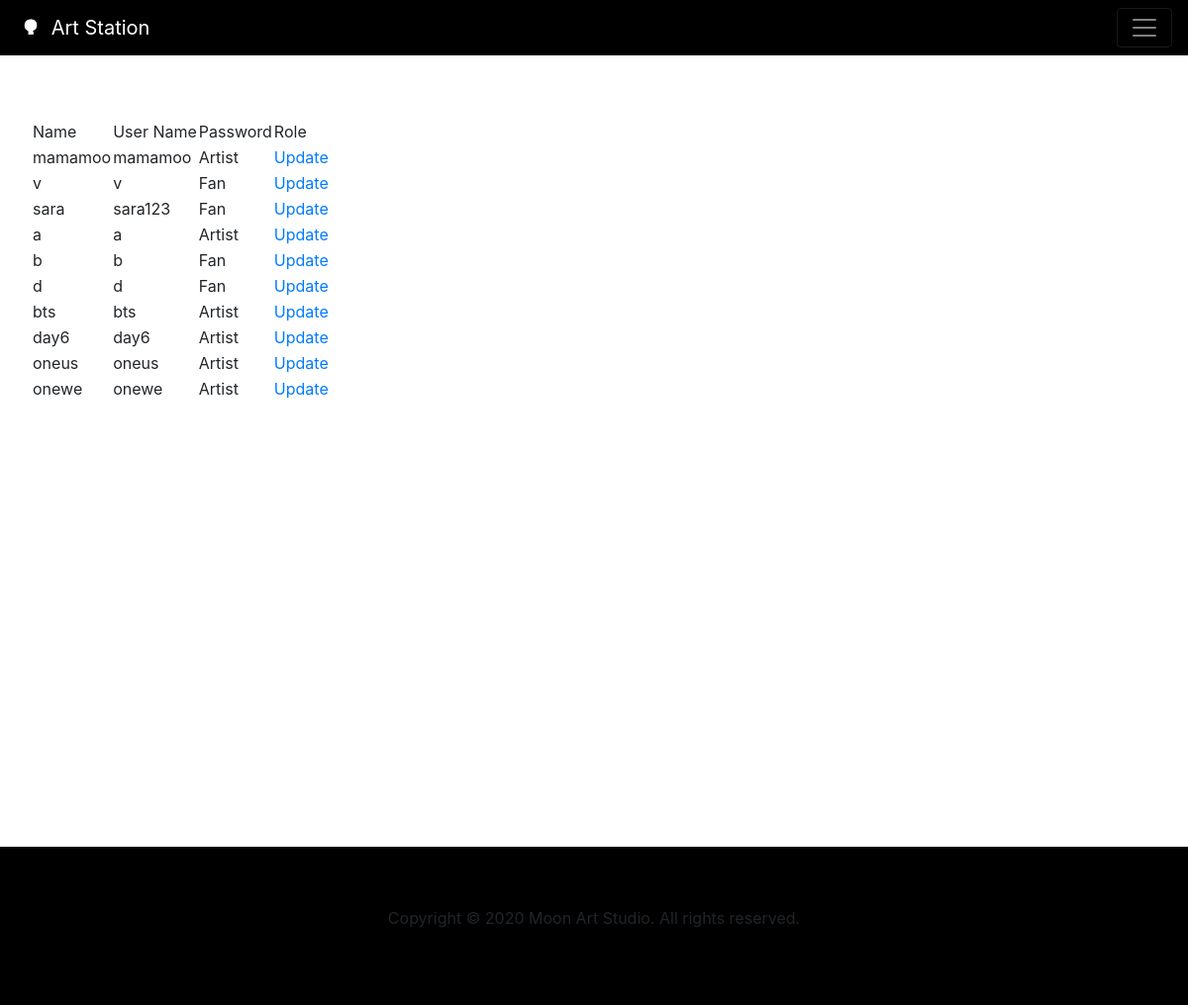
/updateuser.php, run on the app's committed database.
### tables this page shows
CREATE TABLE `user_info` (
  `id` int(20) NOT NULL,
  `name` varchar(20) NOT NULL,
  `username` varchar(20) NOT NULL,
  `password` varchar(20) NOT NULL,
  `role` set('Artist','Fan') NOT NULL DEFAULT 'Fan'
);

### updateuser.php (the view, shortened to what this page needs)
<?php
include_once 'database2.php';
$result = mysqli_query($conn,"SELECT * FROM user_info ");
?>
<!DOCTYPE html>
<html lang="en">
<head>
    <link rel="stylesheet" href="css/bootstrap.min.css">
    <link rel="stylesheet" href="custom.css">
<link href="/docs/4.5/dist/css/bootstrap.min.css" rel="stylesheet">
</head>
<body>
    <nav class="navbar navbar-dark navbar-custom">
        <a class="navbar-brand" href="index.html">
            <img src="img/light.gif" width="30" height="30" class="d-inline-block align-top" alt="" loading="lazy">
            Art Station
        </a>
        <button class="navbar-toggler" type="button" data-toggle="collapse" data-target="#navbarText" aria-controls="navbarText" aria-expanded="false" aria-label="Toggle navigation">
            <span class="navbar-toggler-icon"></span>
          </button>
    </nav>
    <div class="jumbotron" id="filldiv">
<table>
<tr>
<td>Name</td>
<td>User Name</td>
<td>Password</td>
<td>Role</td>
</tr>
<?php
$i=0;
while($row = mysqli_fetch_array($result)) {
if($i%2==0)
$classname="even";
else
$classname="odd";
?>
<tr class="<?php if(isset($classname)) echo $classname;?>">
<td><?php echo $row["name"]; ?></td>
<td><?php echo $row["username"]; ?></td>
<td><?php echo $row["role"]; ?></td>
<td><a href="updateuser-process.php?username=<?php echo $row["username"]; ?>">Update</a></td>
</tr>
</div>
<?php
$i++;
}
?>
<footer>
        <p>
            Copyright © 2020 Moon Art Studio. All rights reserved.
        </p>
    </footer>
</body>
</html>

### custom.css (style rules this page uses)
footer { background-color: black; padding: 60px; text-align: center; }
.navbar-custom { background:black; }

### updateuser.php (style rules this page uses)
#filldiv { height: 100vh; background-color:white; background-position: center; background-size: cover; margin-bottom: 0cm; }

### data on the page
user_info: name "mamamoo", username "mamamoo", role "Artist"
user_info: name "v", username "v", role "Fan"
user_info: name "sara", username "sara123", role "Fan"
user_info: name "a", username "a", role "Artist"
user_info: name "b", username "b", role "Fan"
user_info: name "d", username "d", role "Fan"
user_info: name "bts", username "bts", role "Artist"
user_info: name "day6", username "day6", role "Artist"
user_info: name "oneus", username "oneus", role "Artist"
user_info: name "onewe", username "onewe", role "Artist"
